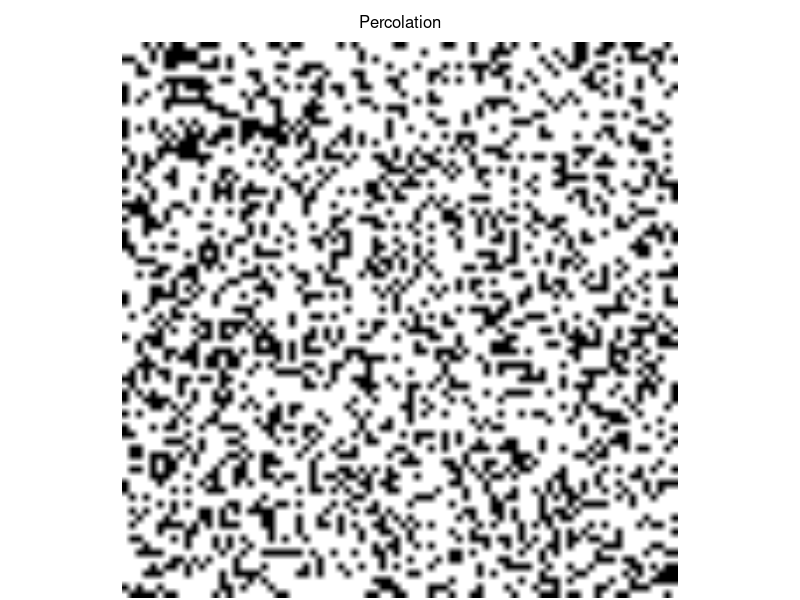
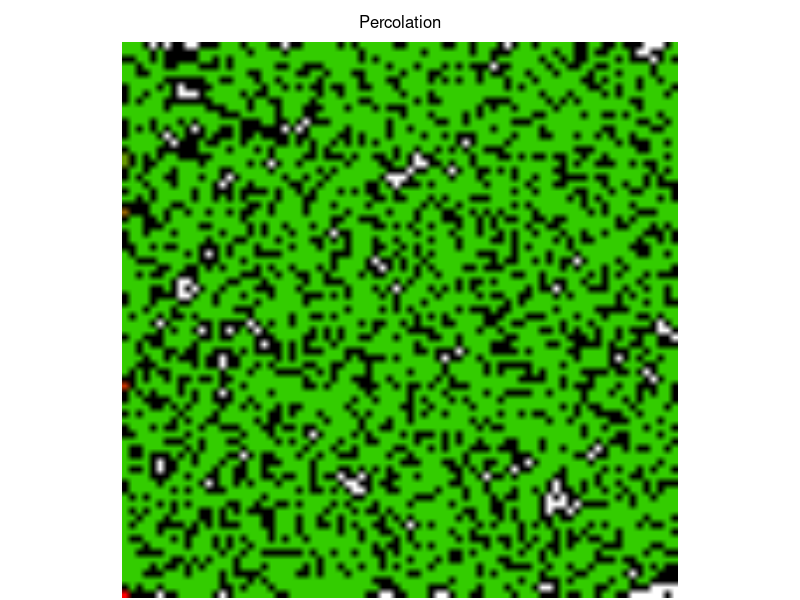

These charts were generated, in order, by the following R code: (Note: this script raises an error after producing the figures.)
########################
###
### Leonard Mada
### [the one and only]
###
### Percolation
###
### draft v.0.1e

### Percolation

# - some experiments in Percolation

### Github:
# https://github.com/discoleo/R/blob/master/Stat/Percolation.R


####################
####################

### helper Functions

flood = function(m, pyx, val=1, val0=0) {
	vals = pyx; pos = 1;
	
	while(TRUE) {
		if(pos > length(vals)) return(m);
		if(m[vals[pos], vals[pos + 1]] != val0) {pos = pos + 2; next;}
		m[vals[pos], vals[pos + 1]] = val;
		if(vals[pos] > 1) vals = c(vals, vals[pos]-1, vals[pos + 1]);
		if(vals[pos] < nrow(m)) vals = c(vals, vals[pos]+1, vals[pos + 1]);
		if(vals[pos+1] > 1) vals = c(vals, vals[pos], vals[pos + 1] - 1);
		if(vals[pos+1] < ncol(m)) vals = c(vals, vals[pos], vals[pos + 1] + 1);
		pos = pos + 2;
	}
	return(m);
}

flood.all = function(m, type="by Col 1", val0=0) {
	# TODO: type
	while(TRUE) {
		print("Iteration")
		id.row = match(val0, m[,1])
		if(is.na(id.row)) break;
		m = flood(m, c(id.row,1), max(m)+1)
	}
	return(m)
}

length.path = function(m, id, debug=TRUE) {
	if(missing(id)) {
		out.m = m[, ncol(m)]
		out = table(out.m[out.m > 0])
		if(dim(out) == 0) {
			print("NO percolation!");
			out = table(m[m > 0])
		}
		id = match(max(out), out);
		id = as.integer(names(out)[id])
		if(debug) print(id);
	}
	p.m = m;
	p.m[p.m != id] = -1;
	p.m[p.m == id] =  0;
	# TODO
	lvl = 1; pos = 1;
	# rep(c(y, x))
	vals = as.vector(rbind(seq(nrow(m)), 1));
	while(pos <= length(vals)) {
		nn = integer();
		while(pos <= length(vals)) {
			if(p.m[vals[pos], vals[pos + 1]] != 0) {pos = pos + 2; next;}
			p.m[vals[pos], vals[pos + 1]] = lvl;
			if(vals[pos] > 1) nn = c(nn, vals[pos]-1, vals[pos + 1]);
			if(vals[pos] < nrow(m)) nn = c(nn, vals[pos]+1, vals[pos + 1]);
			if(vals[pos+1] > 1) nn = c(nn, vals[pos], vals[pos + 1] - 1);
			if(vals[pos+1] < ncol(m)) nn = c(nn, vals[pos], vals[pos + 1] + 1);
			pos = pos + 2;
		}
		vals = nn;
		lvl = lvl + 1; pos = 1;
	}
	
	p.m[m == 0] =  0;
	p.m[p.m < 0 & m > 0] =  0; # other non-connected "paths";
	return(p.m);
}

### Raster
toRaster = function(m, showVal=0) {
	rs.m = array(0, c(dim(m), 3));
	if( ! is.na(showVal)) {
		isZero = (m == showVal);
		doShow = TRUE;
	} else {
		doShow = FALSE;
	}

	### R
	layer.m = m;
	layer.m[m < 0] = 0
	val.max = max(layer.m);
	if(val.max > 0) layer.m = layer.m / val.max;
	if(doShow) layer.m[isZero] = 1;
	rs.m[,,1] = layer.m;

	### G
	layer.m = 1 - layer.m;
	layer.m[m <= 0] = 0
	if(doShow) layer.m[isZero] = 1;
	rs.m[,,2] = layer.m

	### B
	if(doShow) {
		layer.m = array(0, dim(m));
		layer.m[isZero] = 1;
		rs.m[,,3] = layer.m
	}

	rs.m = as.raster(rs.m)
	return(rs.m);
}
plot.rs = function(m, main, mar, line=0.5) {
	if( ! missing(main) ) hasTitle = TRUE else hasTitle = FALSE;
	if(missing(mar)) mar = c(0,0, if(hasTitle) 2 else 0, 0) + 0.1;
	type = match(class(m), c("raster", "matrix"));
	if(all(is.na(type))) stop("Data NOT supported!")
	if(any(type == 2)) {
		m = toRaster(m);
	}
	old.par = par(mar=mar);
		plot(m);
		if(hasTitle) mtext(main, line=line)
	par(old.par);
	invisible();
}

################
################

### Examples
dims = c(80, 80)
p = 0.3

m = sample(c(-1, 0), prod(dims), replace=T, prob=c(p, 1-p))
m = matrix(m, nrow=dims[1])
m[1:10, 1:10]
plot.rs(m, "Percolation")


### Flood Fill
m = flood.all(m)

m[1:10, 1:10]

table(m)
table(m[,dims[2]])

plot.rs(m, "Percolation")


### Shortest Path
path.m = length.path(m)

id = dim(path.m)[2];
path.m[1:10, seq(id - 10, id)]

table(path.m[,dims[2]])


### Raster
plot.rs(rs.m, main="Path Length")


### Stat/Percolation
sum(m == 0) / prod(dim(m))


#############

### Ex 2:
dims = c(80, 80)
p = 0.4

m = sample(c(-1, 0), prod(dims), replace=T, prob=c(p, 1-p))
m = matrix(m, nrow=dims[1])
m[1:10, 1:10]

m = flood.all(m)

m[1:10, 1:10]

table(m)
table(m[,dims[2]])


plot.rs(m, main="Percolation: Multiple Paths")


### Shortest Path
path.m = length.path(m)

id = dim(path.m)[2];
path.m[1:10, seq(id - 10, id)]

table(path.m[,dims[2]])


### Raster
plot.rs(path.m, main="Path Length")
# Note:
# - only "dominant" path is visualized;

# plot.rs(length.path(m, id=5), main="Path Length")

### Stat/Percolation
sum(m == 0) / prod(dim(m))


#############

### Ex 3:
dims = c(200, 200) # takes long!
p = 0.40

m = sample(c(-1, 0), prod(dims), replace=T, prob=c(p, 1-p))
m = matrix(m, nrow=dims[1])
m[1:10, 1:10]

m = flood.all(m)

m[1:10, 1:10]

table(m)
table(m[,dims[2]])


###########

### Test
m = flood(m, c(1,1), max(m)+1)
m[1:10, 1:10]

table(m == 0)


### Test Raster
rs.m = toRaster(path.m);
plot(rs.m)
